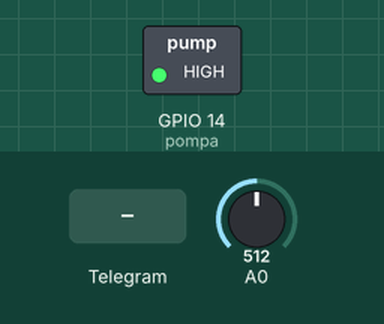
The sketch below on a simulated ESP8266 (NodeMCU). Shown: switched loads named in the sketch (green lamp = pin HIGH). The test bench sets the inputs (shaded band); at power-on: A0 = 512. WiFi joins after 1.5 s; servers stay silent unless stated; the local clock reads 2024-03-15 10:24:30 at power-on unless the sketch sets it; what the sketch prints to the serial monitor is not drawn.

Above: at 3.3 s.
3.4 s: Telegram message "/siram" received
5.0 s: A0 set to 662
8.2 s: A0 set to 689
At 10.2 s:
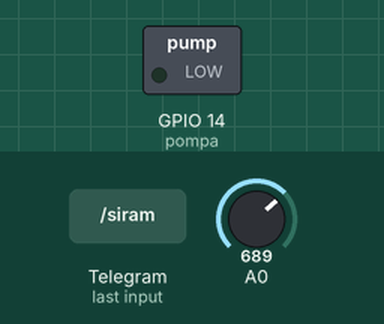
12.6 s: A0 set to 511
At 13.2 s:
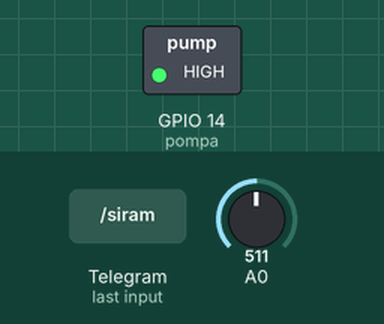
14.2 s: A0 set to 716
At 16.7 s:
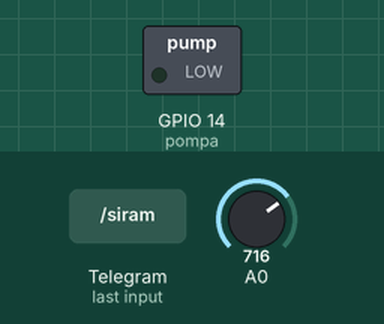
Timing chart, 0 to 18.2 s (numbered marks = the images above; inputs shaded):
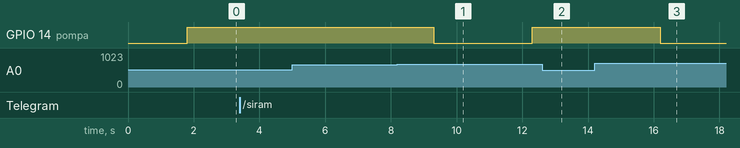

Measured:
- the behaviour switches between 670 and 671 on A0 (found by bisection; images 0 and 1)
- after the input at 3.4 s, every drawn part: stays the same
- after the input at 5.0 s, every drawn part: stays the same
- after the input at 8.2 s, GPIO 14 (pompa): HIGH → LOW after 1.1 s, → HIGH 3.0 s later
- after the input at 12.6 s, GPIO 14 (pompa): stays HIGH (without the input it goes to LOW after 1.3 s)
- after the input at 14.2 s, GPIO 14 (pompa): HIGH → LOW after 2.0 s

The sketch:

service_opsi_rev1.ino
```cpp
#include <ESP8266WiFi.h>
#include <WiFiClientSecure.h>
#include <UniversalTelegramBot.h>
#include <ArduinoJson.h>

//// wifi credentials ganti sesuai punya lu sendiri
#define ssid "XXXXXX"
#define password "XXXXXX"

//// telegram credentials ganti sesuai punya lu sendiri
#define BOTtoken "XXXXXXXX"  // dapetin bot token dari lu create bot lu sendiri di botfather telegram.
#define idAnda "XXXXXXXX"  // dapetin id telegram lu sendiri dari idbot telegram.

////
const int pompa = 14;
#define setpoint    65    // setpoint in percentage
#define trigger     0     // 0 karena pake relay low act
#define durasiPompa 3000
const unsigned long BOT_MTBS = 1500;
unsigned long bot_lasttime;
int persen = 0;
bool Mode = 1; // 1 mode otomatis 0 mode manual. (ini mode harus gua define lebih jelas si, tapi gua bingung sendiri malah.)

////
X509List cert(TELEGRAM_CERTIFICATE_ROOT);
WiFiClientSecure client;
UniversalTelegramBot bot(BOTtoken, client);

//// setup connection udah bisa
void setup() {
  Serial.begin(9600);

  WiFi.mode(WIFI_STA);
  WiFi.disconnect();
  delay(100);


  Serial.print("Connecting Wifi: ");
  Serial.println(ssid);
  WiFi.begin(ssid, password);
  client.setTrustAnchors(&cert);

  while (WiFi.status() != WL_CONNECTED) {
    Serial.print(".");
    delay(500);
  }
  Serial.print("Retrieving time: ");
  configTime(0, 0, "pool.ntp.org"); // get UTC time via NTP
  time_t now = time(nullptr);
  while (now < 24 * 3600)
  {
    Serial.print(".");
    delay(100);
    now = time(nullptr);
  }
  Serial.println(now);
  if (!client.connect("api.telegram.org", 443)) {
    Serial.println("Telegram connection failed");
    return;
  }

  client.setFingerprint("F2 AD 29 9C 34 48 DD 8D F4 CF 52 32 F6 57 33 68 2E 81 C1 90");

  pinMode(pompa, OUTPUT);
  digitalWrite(pompa, !trigger);

  Serial.println("");
  Serial.println("Connected");
  Serial.print("IP address: ");
  Serial.println(WiFi.localIP());

  bot.sendMessage(idAnda, "Online");


}


//// function handle new message masih bermasalah gatau masalah dimana
void handleNewMessages(int numNewMessages)
{
  Serial.println("handleNewMessages");
  Serial.println(numNewMessages);

  for (int i = 0; i < numNewMessages; i++)
  {
    String chat_id = bot.messages[i].chat_id;
    String text = bot.messages[i].text;

    String from_name = bot.messages[i].from_name;
    if (from_name == "")
      from_name = "Guest";

    if (text == "/siram" && Mode == 0)
    {
      digitalWrite (pompa, trigger);
      delay (durasiPompa);
      digitalWrite (pompa, !trigger);

      bot.sendMessage(idAnda, "Tanaman disiram");
    }

    if (text == "/manual")
    {
      bot.sendMessage(idAnda, "Manual");
      Mode = 0;
    }

    if (text == "/otomatis")
    {
      bot.sendMessage(idAnda, "Auto");
      Mode = 1;
    }

    if (text == "/status")
    {
      bot.sendMessage(idAnda, "Kelembaban tanah:" + int(persen));
    }

    if (text == "/start")
    {
      String welcome = "Selamat datang" + from_name + ".\n";
      welcome += "Ini adalah bot penyiram tanaman\n\n";
      welcome += "/manual untuk masuk ke mode manual\n";
      welcome += "/otomatis untuk masuk ke mode otomatis\n";
      welcome += "/status untuk cek status kelembaban tanah\n";
      bot.sendMessage(chat_id, welcome);
    }
  }
}


void loop()
{
persen = map(analogRead(A0),0,1024,0,100);
Serial.println (persen);
delay(1000);

  if (millis() - bot_lasttime > BOT_MTBS)
  {
    int numNewMessages = bot.getUpdates(bot.last_message_received + 1);

    while (numNewMessages)
    {
      Serial.println("Ada pesan masuk");
      handleNewMessages(numNewMessages);
      numNewMessages = bot.getUpdates(bot.last_message_received + 1);
    }

    bot_lasttime = millis();
  }

  if (persen > setpoint)
  {
    digitalWrite (pompa, trigger);
    delay (durasiPompa);
    digitalWrite (pompa, !trigger);

    bot.sendMessage(idAnda, "Tanaman disiram otomatis");

  }
}
```
